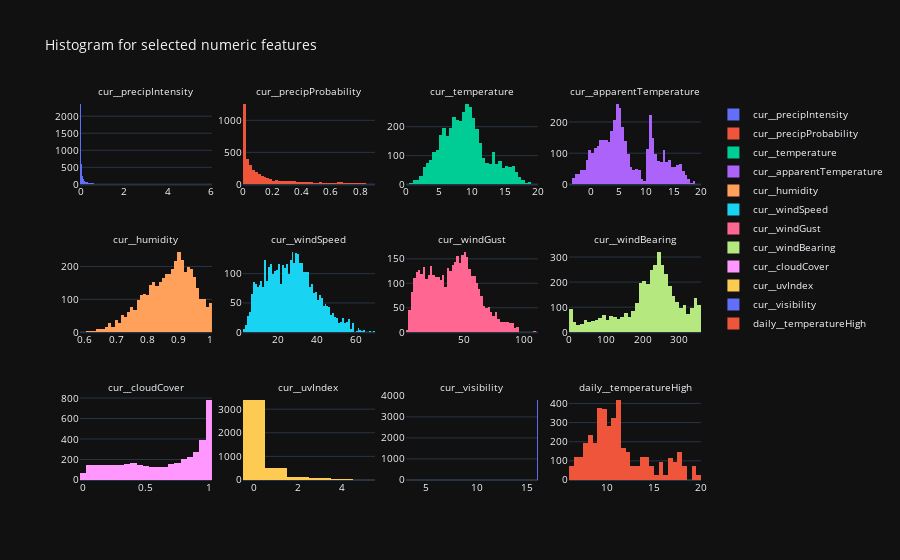

Notebook source saved alongside this figure:
### Code cell
# draw a subplot with a histogram for each feature
from plotly.subplots import make_subplots

fig = make_subplots(rows=len(inspect_cols), cols=len(inspect_cols[0]),
                    subplot_titles=tuple(inspect_cols_flat))
for i, col_set in enumerate(inspect_cols):
    for j, c in enumerate(col_set):
        fig.add_trace(go.Histogram(x=merged[c], name=c), row=i+1, col=j+1)
fig.update_layout(height=550, title_text="Histogram for selected numeric features", font=dict(size=10))
for i in fig['layout']['annotations']: i['font'] = dict(size=10)  # change subplot titles size
fig.show()

### Figure 1 — Plotly figure (JSON) as saved in the notebook; plotly's stock layout.template omitted (floating-point values rounded to 4 significant figures; data arrays with more than 128 entries replaced by an {"elided": "..."} marker saying what was removed)
{"data": [{"name": "cur__precipIntensity", "type": "histogram", "x": {"elided": "4140 float values"}, "xaxis": "x", "yaxis": "y"}, {"name": "cur__precipProbability", "type": "histogram", "x": {"elided": "4140 float values"}, "xaxis": "x2", "yaxis": "y2"}, {"name": "cur__temperature", "type": "histogram", "x": {"elided": "4140 float values"}, "xaxis": "x3", "yaxis": "y3"}, {"name": "cur__apparentTemperature", "type": "histogram", "x": {"elided": "4140 float values"}, "xaxis": "x4", "yaxis": "y4"}, {"name": "cur__humidity", "type": "histogram", "x": {"elided": "4140 float values"}, "xaxis": "x5", "yaxis": "y5"}, {"name": "cur__windSpeed", "type": "histogram", "x": {"elided": "4140 float values"}, "xaxis": "x6", "yaxis": "y6"}, {"name": "cur__windGust", "type": "histogram", "x": {"elided": "4140 float values"}, "xaxis": "x7", "yaxis": "y7"}, {"name": "cur__windBearing", "type": "histogram", "x": {"elided": "4140 int values"}, "xaxis": "x8", "yaxis": "y8"}, {"name": "cur__cloudCover", "type": "histogram", "x": {"elided": "4140 float values"}, "xaxis": "x9", "yaxis": "y9"}, {"name": "cur__uvIndex", "type": "histogram", "x": {"elided": "4140 int values"}, "xaxis": "x10", "yaxis": "y10"}, {"name": "cur__visibility", "type": "histogram", "x": {"elided": "4140 float values"}, "xaxis": "x11", "yaxis": "y11"}, {"name": "daily__temperatureHigh", "type": "histogram", "x": {"elided": "4140 float values"}, "xaxis": "x12", "yaxis": "y12"}], "layout": {"annotations": [{"font": {"size": 10}, "showarrow": false, "text": "cur__precipIntensity", "x": 0.1062, "xanchor": "center", "xref": "paper", "y": 1, "yanchor": "bottom", "yref": "paper"}, {"font": {"size": 10}, "showarrow": false, "text": "cur__precipProbability", "x": 0.3688, "xanchor": "center", "xref": "paper", "y": 1, "yanchor": "bottom", "yref": "paper"}, {"font": {"size": 10}, "showarrow": false, "text": "cur__temperature", "x": 0.6313, "xanchor": "center", "xref": "paper", "y": 1, "yanchor": "bottom", "yref": "paper"}, {"font": {"size": 10}, "showarrow": false, "text": "cur__apparentTemperature", "x": 0.8938, "xanchor": "center", "xref": "paper", "y": 1, "yanchor": "bottom", "yref": "paper"}, {"font": {"size": 10}, "showarrow": false, "text": "cur__humidity", "x": 0.1062, "xanchor": "center", "xref": "paper", "y": 0.6111, "yanchor": "bottom", "yref": "paper"}, {"font": {"size": 10}, "showarrow": false, "text": "cur__windSpeed", "x": 0.3688, "xanchor": "center", "xref": "paper", "y": 0.6111, "yanchor": "bottom", "yref": "paper"}, {"font": {"size": 10}, "showarrow": false, "text": "cur__windGust", "x": 0.6313, "xanchor": "center", "xref": "paper", "y": 0.6111, "yanchor": "bottom", "yref": "paper"}, {"font": {"size": 10}, "showarrow": false, "text": "cur__windBearing", "x": 0.8938, "xanchor": "center", "xref": "paper", "y": 0.6111, "yanchor": "bottom", "yref": "paper"}, {"font": {"size": 10}, "showarrow": false, "text": "cur__cloudCover", "x": 0.1062, "xanchor": "center", "xref": "paper", "y": 0.2222, "yanchor": "bottom", "yref": "paper"}, {"font": {"size": 10}, "showarrow": false, "text": "cur__uvIndex", "x": 0.3688, "xanchor": "center", "xref": "paper", "y": 0.2222, "yanchor": "bottom", "yref": "paper"}, {"font": {"size": 10}, "showarrow": false, "text": "cur__visibility", "x": 0.6313, "xanchor": "center", "xref": "paper", "y": 0.2222, "yanchor": "bottom", "yref": "paper"}, {"font": {"size": 10}, "showarrow": false, "text": "daily__temperatureHigh", "x": 0.8938, "xanchor": "center", "xref": "paper", "y": 0.2222, "yanchor": "bottom", "yref": "paper"}], "autosize": true, "font": {"size": 10}, "title": {"text": "Histogram for selected numeric features"}, "xaxis": {"anchor": "y", "autorange": true, "domain": [0, 0.2125], "range": [-0.025, 6.025], "type": "linear"}, "xaxis10": {"anchor": "y10", "autorange": true, "domain": [0.2625, 0.475], "range": [-0.5, 5.5], "type": "linear"}, "xaxis11": {"anchor": "y11", "autorange": true, "domain": [0.525, 0.7375], "range": [3.0, 16.1], "type": "linear"}, "xaxis12": {"anchor": "y12", "autorange": true, "domain": [0.7875, 1], "range": [6, 20], "type": "linear"}, "xaxis2": {"anchor": "y2", "autorange": true, "domain": [0.2625, 0.475], "range": [1.908e-17, 0.9], "type": "linear"}, "xaxis3": {"anchor": "y3", "autorange": true, "domain": [0.525, 0.7375], "range": [0, 20], "type": "linear"}, "xaxis4": {"anchor": "y4", "autorange": true, "domain": [0.7875, 1], "range": [-4, 20], "type": "linear"}, "xaxis5": {"anchor": "y5", "autorange": true, "domain": [0, 0.2125], "range": [0.585, 1.005], "type": "linear"}, "xaxis6": {"anchor": "y6", "autorange": true, "domain": [0.2625, 0.475], "range": [2, 70], "type": "linear"}, "xaxis7": {"anchor": "y7", "autorange": true, "domain": [0.525, 0.7375], "range": [2, 112], "type": "linear"}, "xaxis8": {"anchor": "y8", "autorange": true, "domain": [0.7875, 1], "range": [-0.5, 359.5], "type": "linear"}, "xaxis9": {"anchor": "y9", "autorange": true, "domain": [0, 0.2125], "range": [-0.025, 1.025], "type": "linear"}, "yaxis": {"anchor": "x", "autorange": true, "domain": [0.7778, 1], "range": [0, 2474.0]}, "yaxis10": {"anchor": "x10", "autorange": true, "domain": [0, 0.2222], "range": [0, 3577.0]}, "yaxis11": {"anchor": "x11", "autorange": true, "domain": [0, 0.2222], "range": [0, 4015.0]}, "yaxis12": {"anchor": "x12", "autorange": true, "domain": [0, 0.2222], "range": [0, 441.1]}, "yaxis2": {"anchor": "x2", "autorange": true, "domain": [0.7778, 1], "range": [0, 1317.0]}, "yaxis3": {"anchor": "x3", "autorange": true, "domain": [0.7778, 1], "range": [0, 292.6]}, "yaxis4": {"anchor": "x4", "autorange": true, "domain": [0.7778, 1], "range": [0, 270.5]}, "yaxis5": {"anchor": "x5", "autorange": true, "domain": [0.3889, 0.6111], "range": [0, 256.8]}, "yaxis6": {"anchor": "x6", "autorange": true, "domain": [0.3889, 0.6111], "range": [0, 144.2]}, "yaxis7": {"anchor": "x7", "autorange": true, "domain": [0.3889, 0.6111], "range": [0, 172.6]}, "yaxis8": {"anchor": "x8", "autorange": true, "domain": [0.3889, 0.6111], "range": [0, 336.8]}, "yaxis9": {"anchor": "x9", "autorange": true, "domain": [0, 0.2222], "range": [0, 824.2]}}}
